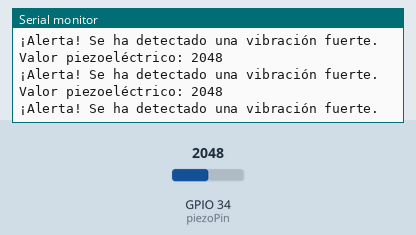
Bench run of a sketch on a simulated ESP32. Parts: the last lines printed to the serial monitor. The inputs (shaded band) are chosen by the test bench; at power-on: GPIO 34 (piezoPin) = 2048.

Above: at 1.2 s.
1.3 s: GPIO 34 (piezoPin) set to 2866
At 1.32 s:
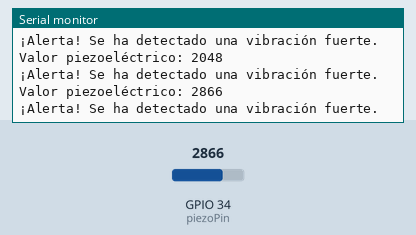
2.8 s: GPIO 34 (piezoPin) set to 3603
At 2.95 s:
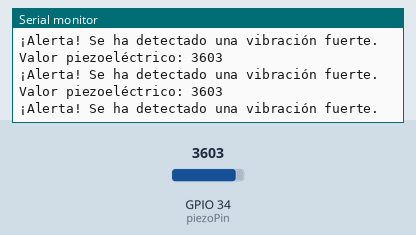
Timing chart, 0 to 5.8 s (numbered marks = the images above; inputs shaded):
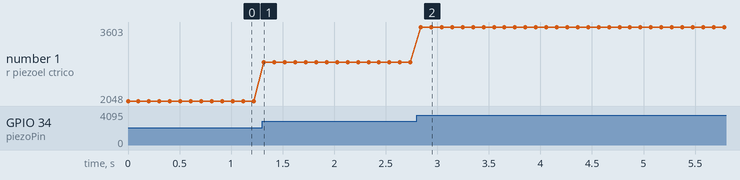

The sketch:

piexo.ino
```cpp
// Definimos el pin al que está conectado el sensor piezoeléctrico
const int piezoPin = 34; // GPIO34 (puedes cambiarlo a otro pin si lo necesitas)
int piezoValue = 0; // Variable para almacenar la lectura analógica del sensor

// Definimos un umbral (threshold) para detectar eventos
const int threshold = 400; // Ajusta este valor según lo que necesites

void setup() {
  // Iniciamos la comunicación serie para ver los valores en el monitor serie
  Serial.begin(115200);
  // Configuramos el pin del sensor como entrada
  pinMode(piezoPin, INPUT);
}

void loop() {
  // Leemos el valor analógico del sensor piezoeléctrico
  piezoValue = analogRead(piezoPin);

  // Imprimimos el valor leído en el monitor serie
  Serial.print("Valor piezoeléctrico: ");
  Serial.println(piezoValue);

  // Comprobamos si el valor leído excede el umbral
  if (piezoValue > threshold) {
    // Si el valor excede el umbral, imprimimos un mensaje de alerta
    Serial.println("¡Alerta! Se ha detectado una vibración fuerte.");
    // Aquí puedes realizar otras acciones, como encender un LED o activar una alarma
  }

  // Delay para evitar saturar el monitor serie
  delay(100);
}
```

Measured:
- after the input at 1.3 s, the serial monitor: prints a new line at once (image 1)
- after the input at 2.8 s, the serial monitor: prints a new line at once (image 2)
- plotted number 1: 2048 → 2866 after the input at 1.3 s, 2866 → 3603 after the input at 2.8 s
